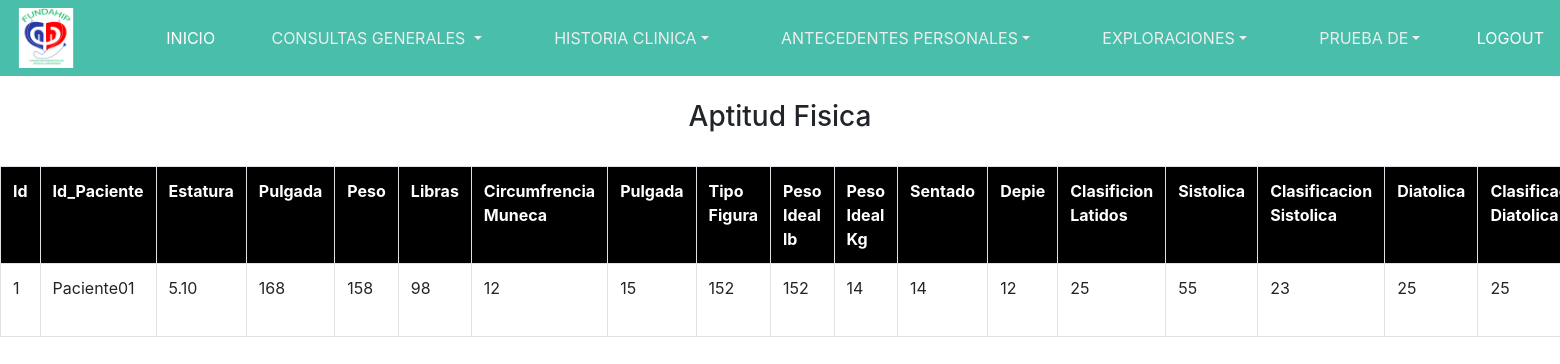
Page /CAptitupFisica.php on the committed database.
### tables this page shows
CREATE TABLE IF NOT EXISTS `aptitudfisica` (
  `Id_Registro` int(11) NOT NULL AUTO_INCREMENT,
  `Id_Paciente` varchar(20) NOT NULL,
  `Estatura` varchar(15) NOT NULL,
  `Pulgada` varchar(15) NOT NULL,
  `Peso` varchar(15) NOT NULL,
  `Libras` varchar(15) NOT NULL,
  `CirMuneca` varchar(20) NOT NULL,
  `CirPulgada` varchar(20) NOT NULL,
  `CirTipoFigura` varchar(20) NOT NULL,
  `CirPesolb` varchar(10) NOT NULL,
  `CirPesoKg` varchar(10) NOT NULL,
  `Sentado` varchar(20) NOT NULL,
  `Depie` varchar(20) NOT NULL,
  `ClasifCardio` varchar(30) NOT NULL,
  `Sistolica` varchar(20) NOT NULL,
  `ClasifSistolica` varchar(20) NOT NULL,
  `Diatolica` varchar(20) NOT NULL,
  `ClasifDiatolica` varchar(20) NOT NULL,
  `Presionpuls` varchar(20) NOT NULL,
  `VarPecho` varchar(20) NOT NULL,
  `VarAbdomen` varchar(20) NOT NULL,
  `VarMuslo` varchar(20) NOT NULL,
  `VarTotal` varchar(20) NOT NULL,
  `MujTriceps` varchar(15) NOT NULL,
  `MujMuslo` varchar(20) NOT NULL,
  `MujCrestalliaca` varchar(20) NOT NULL,
  `MujTotal` varchar(20) NOT NULL,
  `PorcGrasa` varchar(20) NOT NULL,
  `Clasificacionlb` varchar(20) NOT NULL,
  `PGrasalb` varchar(15) NOT NULL,
  `PGrasaKg` varchar(15) NOT NULL,
  `PLisolb` varchar(15) NOT NULL,
  `PLisoKg` varchar(15) NOT NULL,
  `MasaCorporal` varchar(20) NOT NULL,
  `ClasifMasaCorp` varchar(20) NOT NULL,
  PRIMARY KEY (`Id_Registro`)
);

### CAptitupFisica.php (the view, shortened to what this page needs)
<!DOCTYPE html>
<html lang="Es">
<head>
<link rel="stylesheet" href="css/Home.css"/>
<link rel="stylesheet" href="https://stackpath.bootstrapcdn.com/bootstrap/4.3.1/css/bootstrap.min.css">
</head>
<body>
<form name="form" action="" method="POST" onsubmit="">
<nav class="navbar">
	<img src="img/fundah.ico" width="60px"  style="margin-right:50px;">
	<li><a href="Home1.php" style="color:white;">INICIO</a></li>
	<li class="nav-item dropdown dmenu">
	<a href="Home1.php" class="nav-link dropdown-toggle" id="navbardrop" data-toggle="dropdown">CONSULTAS GENERALES </a>
	</li>
	<li class="nav-item dropdown dmenu">
	<a href="#" class="nav-link dropdown-toggle" id="navbardrop" data-toggle="dropdown" >HISTORIA CLINICA</a>
	</li>
	<li class="nav-item dropdown dmenu">
	<a href="#" class="nav-link dropdown-toggle" id="navbardrop" data-toggle="dropdown">ANTECEDENTES PERSONALES</a>
	</li>
	<li class="nav-item dropdown dmenu">
	<a href="#" class="nav-link dropdown-toggle" id="navbardrop" data-toggle="dropdown">EXPLORACIONES</a>
	</li>
	<li class="nav-item dropdown dmenu">
	<a class="nav-link dropdown-toggle" id="navbardrop" data-toggle="dropdown" href="#">PRUEBA DE</a>
	<li><a href="Index.php" style="color:white;">LOGOUT</a></li>
	</nav>
<br>
<center><h3>Aptitud Fisica</h3></center>
<br>
<table class="table table-hover table-bordered">
<tr>
    <th bgcolor="black"><font color="white">Id</font></th> <th bgcolor="black"><font color="white">Id_Paciente</font></th>
	<th bgcolor="black"><font color="white">Estatura</font></th> <th bgcolor="black"><font color="white">Pulgada</font></th>
	<th bgcolor="black"><font color="white">Peso</font></th> <th bgcolor="black"><font color="white">Libras</font></th>
	<th bgcolor="black"><font color="white">Circumfrencia Muneca</font></th> <th bgcolor="black"><font color="white">Pulgada</font></th>
	<th bgcolor="black"><font color="white">Tipo Figura</font></th> <th bgcolor="black"><font color="white">Peso Ideal lb</font></th>
	<th bgcolor="black"><font color="white">Peso Ideal Kg</font></th> <th bgcolor="black"><font color="white">Sentado</font></th>
	<th bgcolor="black"><font color="white">Depie</font></th> <th bgcolor="black"><font color="white">Clasificion Latidos</font></th>
	<th bgcolor="black"><font color="white">Sistolica</font></th> <th bgcolor="black"><font color="white">Clasificacion Sistolica</font></th>
	<th bgcolor="black"><font color="white">Diatolica</font></th> 	<th bgcolor="black"><font color="white">Clasificacion Diatolica</font></th>
</tr>
      <?php
        include "./php/Connexion.php";
        $sentecia="SELECT * FROM aptitudfisica";
        $resultado= $Conexion->query($sentecia) or die (mysqli_error($Conexion));
        while($fila=$resultado->fetch_assoc())
        {?>
					<tr>
						<td><?php echo $fila['Id_Registro']; ?></td>
						<td><?php echo $fila['Id_Paciente']; ?></td>
						<td><?php echo $fila['Estatura']; ?></td>
						<td><?php echo $fila['Pulgada']; ?></td>
						<td><?php echo $fila['Peso']; ?></td>
						<td><?php echo $fila['Libras']; ?></td>
						<td><?php echo $fila['CirMuneca']; ?></td>
						<td><?php echo $fila['CirPulgada']; ?></td>
						<td><?php echo $fila['CirTipoFigura']; ?></td>
						<td><?php echo $fila['CirPesolb']; ?></td>
						<td><?php echo $fila['CirPesoKg']; ?></td>
						<td><?php echo $fila['Sentado']; ?></td>
						<td><?php echo $fila['Depie']; ?></td>
						<td><?php echo $fila['ClasifCardio']; ?></td>
						<td><?php echo $fila['Sistolica']; ?></td>
						<td><?php echo $fila['ClasifSistolica']; ?></td>
						<td><?php echo $fila['Diatolica']; ?></td>
						<td><?php echo $fila['ClasifDiatolica']; ?></td>
					</tr>
					<?php
        }
      ?>
</table>
</form>
</body>
</html>

### css/Home.css (style rules this page uses)
li { list-style: none; }
.navbar { background:rgb(73, 190, 170); }
.dropdown { border-radius:0; border:0; }
.navbar .nav-item .nav-link { color:#eee !important; }

### rows in the picture
aptitudfisica: Id_Registro "1", Id_Paciente "Paciente01", Estatura "5.10", Pulgada "168", Peso "158", Libras "98", CirMuneca "12", CirPulgada "15", CirTipoFigura "152", CirPesolb "152", CirPesoKg "14", Sentado "14", Depie "12", ClasifCardio "25", Sistolica "55", ClasifSistolica "23", Diatolica "25", ClasifDiatolica "25"
